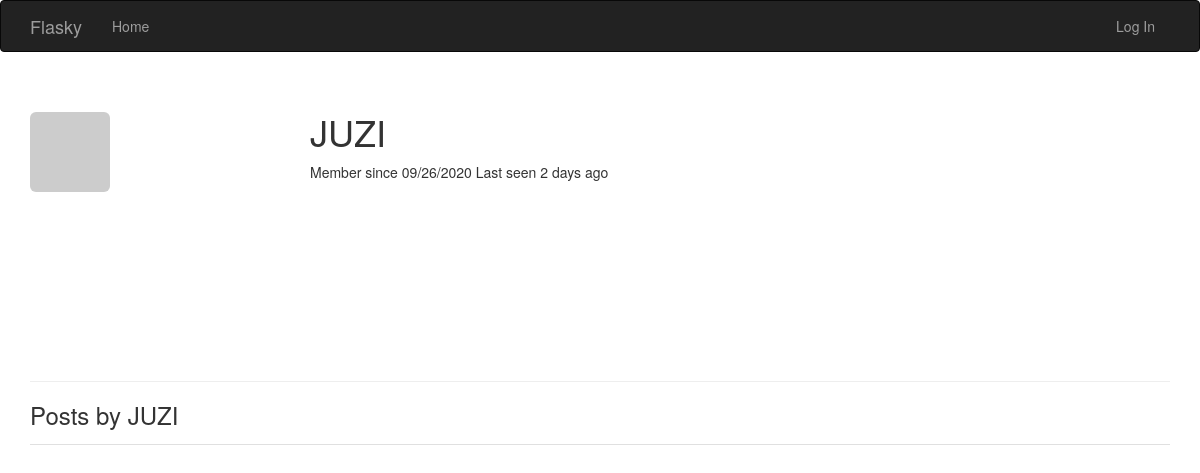
/user/JUZI, run on an earlier commit of the app's database.
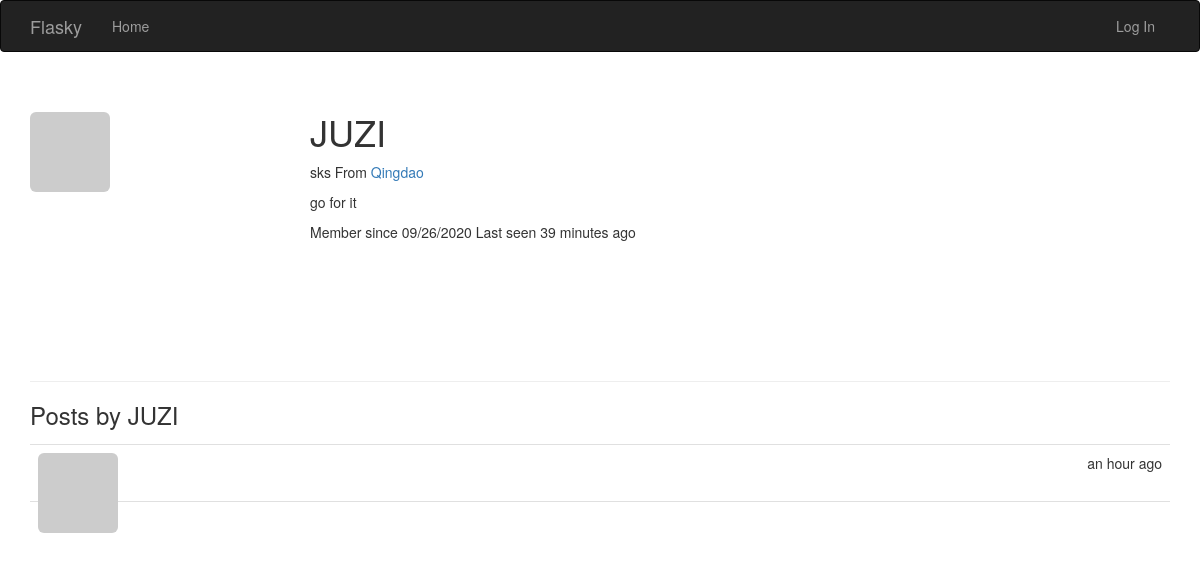
And on a later commit of the database.
### app/models.py (models this page shows, shortened)
class User(UserMixin,db.Model):
    __tablename__='users'
    id = db.Column(db.Integer,primary_key=True)
    email = db.Column(db.String(64),unique=True,index=True)
    role_id = db.Column(db.Integer,db.ForeignKey('roles.id'))
    username = db.Column(db.String(64), unique=True, index=True)
    password_hash=db.Column(db.String(128))
    confirmed = db.Column(db.Boolean,default=False)
    name = db.Column(db.String(64))
    location = db.Column(db.String(64))
    about_me = db.Column(db.Text())
    member_since = db.Column(db.DateTime(),default=datetime.utcnow)
    last_seen = db.Column(db.DateTime(),default=datetime.utcnow)
    avatar_hash = db.Column(db.String(32))
    posts = db.relationship('Post',backref='author',lazy='dynamic')
    def gravatar_hash(self):
        return hashlib.md5(self.email.lower().encode('utf-8')).hexdigest()
    def gravatar(self,size=100,default='identicon',ratting='g'):
        if request.is_secure:
            url = 'https://secure.gravatar.com/avatar'
        else:
            url = 'http://www.gravatar.com/avatar'
        hash = self.gravatar_hash() or self.avatar_hash
        return '{url}/{hash}?s={size}&d={default}&r={ratting}'.format(url=url,hash=hash,size=size,default=default,ratting=ratting)
    @property
    def password(self):
        raise AttributeError('password is not a readable attribute')

class Post(db.Model):
    __tablename__='posts'
    id = db.Column(db.Integer,primary_key=True)
    body = db.Column(db.Text)
    timestamp = db.Column(db.DateTime,index=True,default=datetime.utcnow)
    author_id = db.Column(db.Integer,db.ForeignKey('users.id'))

### app/main/views.py (the view)
@main.route('/user/<username>')
def user(username):
    user = User.query.filter_by(username=username).first_or_404()
    posts = user.posts.order_by(Post.timestamp.desc()).all()
    return render_template('user.html',user=user,posts=posts)

### app/auth/views.py (called while the page is built)
@auth.before_app_request
def before_request():
    if current_user.is_authenticated:
        current_user.ping()
        if not current_user.confirmed \
                and request.blueprint != 'auth' \
                and request.endpoint != 'static':
            return redirect(url_for('auth.unconfirmed'))

### app/main/__init__.py (called while the page is built)
@main.app_context_processor
def inject_permissions():
    return dict(Permission=Permission)

### app/models.py (called while the page is built)
    def is_administrator(self):
        return False

### app/templates/user.html (shortened to what this page needs)
{% extends "base.html" %}
{% block styles %}
{{ super() }}
<link rel="stylesheet" href="{{ url_for('static', filename='styles.css') }}">
{% endblock %}
{% block page_content %}
<div class="page-header">
    <img class="img-rounded profile-thumbnail" src="{{ user.gravatar(size=256) }}">
    <div class="profile-header">
        <h1>{{ user.username }}</h1>
        {% if user.name or user.location %}
        <p>
            {% if user.name %}{{ user.name }}{% endif %}
            {% if user.location %}
                From <a href="http://maps.google.com/?q={{ user.location }}">
                    {{ user.location }}
                </a>
            {% endif %}
        </p>
        {% endif %}
        {% if user.about_me %}<p>{{ user.about_me }}</p>{% endif %}
        <p>
            Member since {{ moment(user.member_since).format('L') }}
            Last seen {{ moment(user.last_seen).fromNow() }}
        </p>
    </div>
</div>
<h3>Posts by {{ user.username }}</h3>
{% include '_posts.html' %}
{% endblock %}

### app/templates/base.html (shortened to what this page needs)
{% extends "bootstrap/base.html" %}
{% block navbar %}
<div class="navbar navbar-inverse" role="navigation">
    <div class="container">
        <div class="navbar-header">
            <a class="navbar-brand" href="/">Flasky</a>
        </div>
        <div class="navbar-collapse collapse">
            <ul class="nav navbar-nav">
                <li><a href="/">Home</a> </li>
            </ul>
            <ul class="nav navbar-nav navbar-right">
                {% if current_user.is_authenticated %}
                <li><a href="{{ url_for('auth.logout') }}">Log Out</a> </li>
                {% else %}
                <li><a href="{{ url_for('auth.login') }}">Log In</a> </li>
                {% endif %}
            </ul>
        </div>
    </div>
</div>
{% endblock %}
{% block content %}
<div class="container">
    {% block page_content %}{% endblock %}
</div>
{% endblock %}

### app/templates/_posts.html (shortened to what this page needs)
<ul class="posts">
    {% for post in posts %}
    <li class="post">
        <div class="profile-thumbnail">
            <a href="{{ url_for('.user',username=post.author.username) }}">
                <img class="img-rounded profile-thumbnail" src="{{ post.author.gravatar(size=40) }}">
            </a>
        </div>
        <div class="post-date">{{ moment(post.timestamp).fromNow() }}</div>
        <div class="post-author">
            <a href="{{ url_for('.user',username=post.author.username) }}">
            </a>
        </div>
        <div class="post-body">{{ post.body }}</div>
    </li>
    {% endfor %}
</ul>

### app/static/styles.css (style rules this page uses)
.profile-thumbnail { position: absolute; }
.profile-header { min-height: 260px; margin-left: 280px; }
ul.posts { list-style-type: none; padding: 0px; margin: 16px 0px 0px 0px; border-top: 1px solid #e0e0e0; }
ul.posts li.post { padding: 8px; border-bottom: 1px solid #e0e0e0; }
div.post-date { float: right; }
div.post-author { font-weight: bold; }

What changed in the data, as far as the page shows it:
changed User "JUZI": name (not shown) → "sks"; location (not shown) → "Qingdao"; about_me (not shown) → "go for it"; last_seen "2 days ago" → "39 minutes ago"
added Post: timestamp "an hour ago"
Also different on the page:
text now shown: "From"
